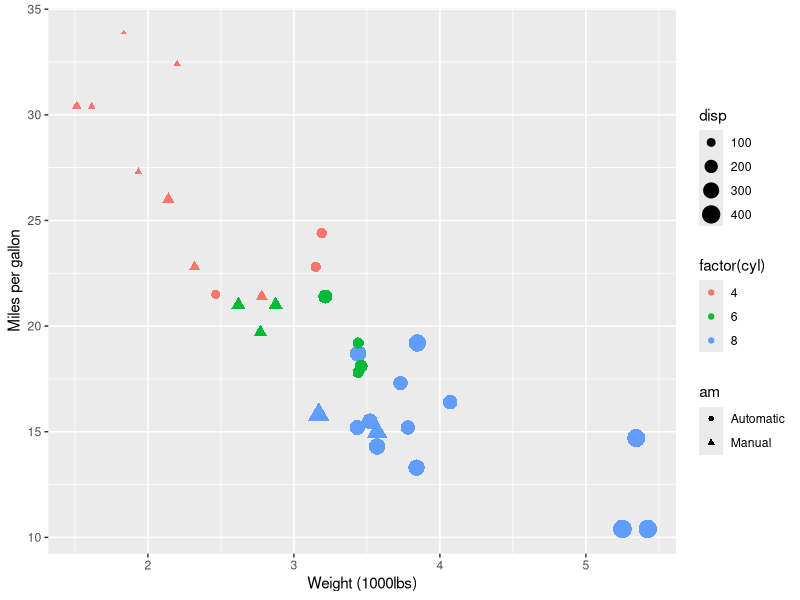
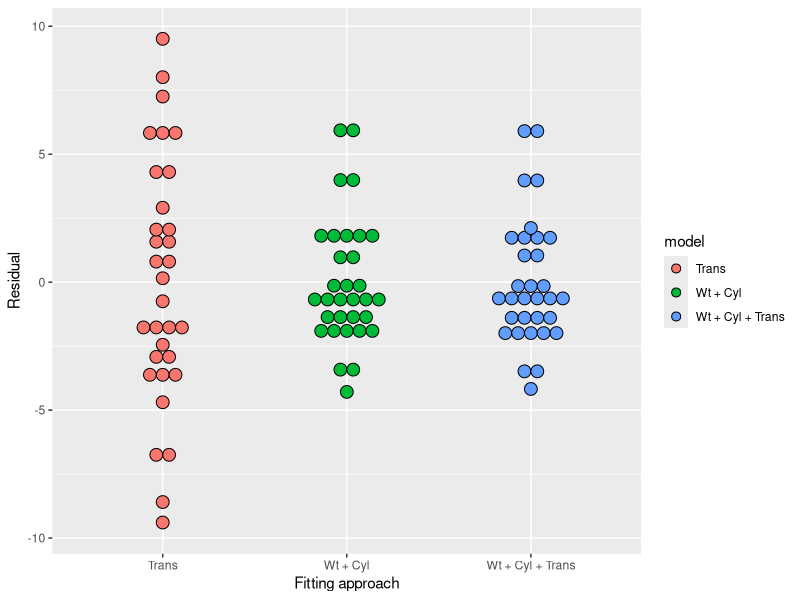

Write the R code that produced these figures, in order.
## ---- chunk 1
library(dplyr)
library(datasets)
library(ggplot2)
library(knitr)
data(mtcars)

tblDescpription <- as.data.frame(cbind(c("mpg",  "cyl",  "disp", "hp",   "drat", "wt",   "qsec", "vs",   "am",   "gear", "carb"),c("Miles/(US) gallon","Number of cylinders","Displacement (cu.in.)","Gross horsepower","Rear axle ratio","Weight (lb/1000)","1/4 mile time","V/S","Transmission (0 = automatic, 1 = manual)","Number of forward gears", "Number of carburetors")))
colnames(tblDescpription) <- c("Var","Description")
## ---- chunk 2
kable(tblDescpription)
## ---- chunk 3
summary(aov(mpg ~ ., data=mtcars))
## ---- chunk 4
gmtcars <- mtcars
gmtcars$am <- as.factor(ifelse(mtcars$am == 0,'Automatic','Manual'))
g = ggplot(gmtcars, aes(y = mpg, x = wt))
g <- g + geom_point(aes(shape = am, colour=factor(cyl), size = disp))
g = g + ylab("Miles per gallon")
g = g + xlab("Weight (1000lbs)")
g
## ---- chunk 5
fit0 <- lm(mpg ~ am, data=mtcars) #for latter use

fit1 <- lm(mpg ~ wt, data=mtcars)
fit2 <- lm(mpg ~ wt + cyl, data=mtcars)
fit3 <- lm(mpg ~ wt + cyl + disp, data=mtcars)
anova(fit1, fit2, fit3)
## ---- chunk 6
fit5 <- lm(mpg ~ wt + cyl + factor(am), data = mtcars)
summary(fit5)
## ---- chunk 7
residuals <- c(resid(fit0), resid(fit2), resid(fit5))
model <- factor(c(rep('Trans',nrow(mtcars)), rep('Wt + Cyl', nrow(mtcars)), rep('Wt + Cyl + Trans', nrow(mtcars))))
g = ggplot(data.frame(residuals = residuals, model = model), aes(y = residuals, x = model, fill = model))
g = g + geom_dotplot(binaxis = "y", size = 2, stackdir = "center", binwidth = 0.5)
g = g + xlab("Fitting approach")
g = g + ylab("Residual")
g
